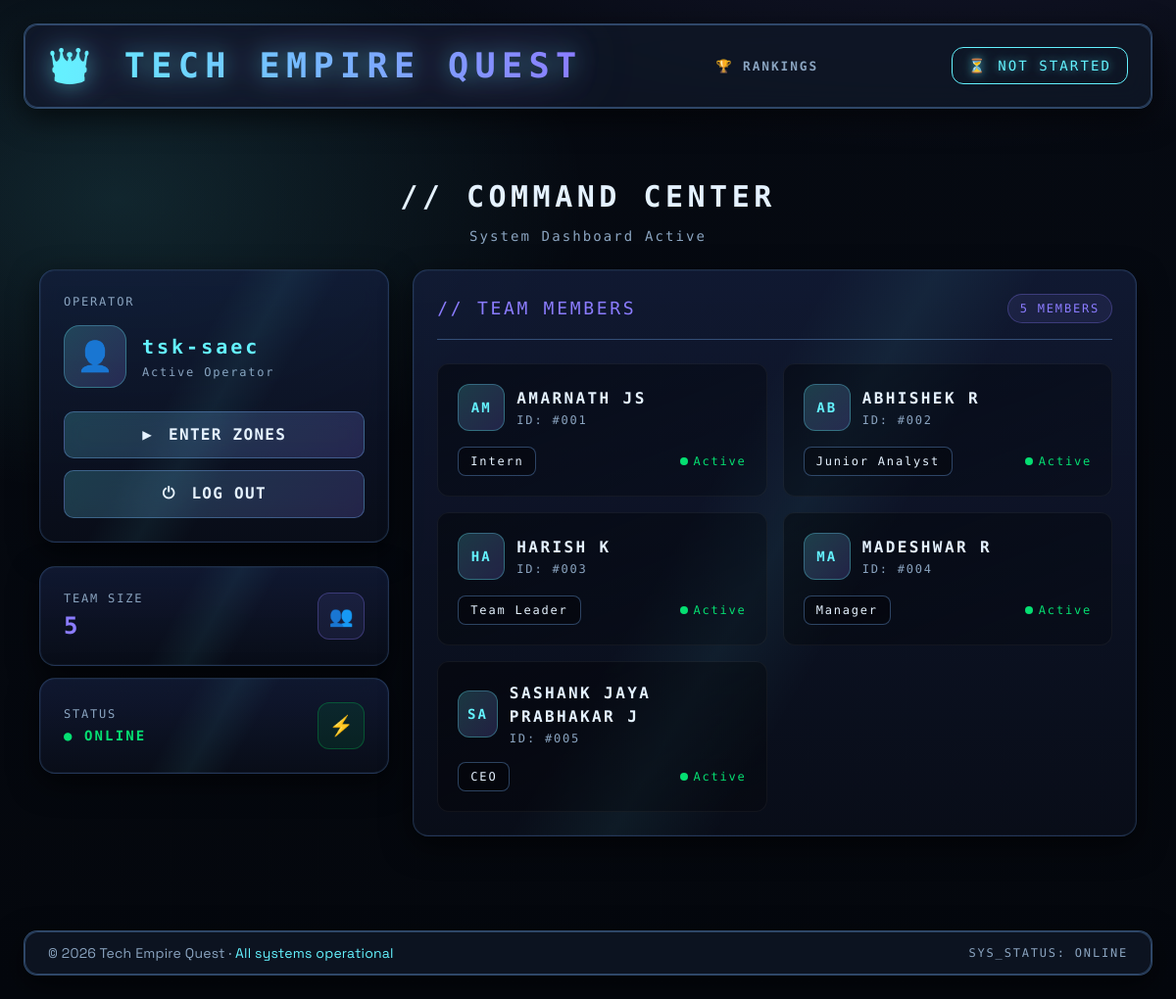
The page / (signed in) on the database its author committed.
### app/models.py (models this page shows, shortened)
class Player(models.Model):
    ROLE_CHOICES = [
        ("INTERN", "Intern"),
        ("JUNIOR_ANALYST", "Junior Analyst"),
        ("TEAM_LEADER", "Team Leader"),
        ("MANAGER", "Manager"),
        ("CEO", "CEO"),
    ]
    name = models.CharField(max_length=100)
    role = models.CharField(max_length=20, choices=ROLE_CHOICES)
    team = models.ForeignKey("Team", on_delete=models.CASCADE, related_name="players")
    created_at = models.DateTimeField(auto_now_add=True)
    class Meta:
        unique_together = ("team", "role")  # one role per team

### app/views.py (the view)
# urls.py: path("", views.index, name="index"),
@login_required(login_url="/login/")
def index(request):
    team = getattr(request.user, "team", None)
    players = team.players.all()
    return render(request, "index.html", {
        "team": team,
        "players": players,
    })

### core/jinja2.py (called while the page is built)
def environment(**options):
    env = Environment(**options)
    env.globals.update({
        'url': reverse,
        'static': staticfiles_storage.url,
    })
    return env

### app/templates/index.html (shortened to what this page needs)
{% extends "base.html" %}
{% block content %}
<section class="max-w-7xl mx-auto px-4 py-8 space-y-6">
  <div class="text-center space-y-3 animate-fade-in-up">
    <h2 class="mono text-2xl md:text-3xl tracking-widest gradient-text font-bold">
      // COMMAND CENTER
    </h2>
    <p class="mono text-sm text-[var(--text-muted)] tracking-wider">
      System Dashboard Active
    </p>
  </div>
  {% if user.is_authenticated %}
  <div class="grid lg:grid-cols-3 gap-6">
    <div class="lg:col-span-1 space-y-6">
      <div class="panel card hud p-6 animate-fade-in-up stagger-1">
        <p class="mono text-xs text-[var(--text-muted)] tracking-widest mb-4">OPERATOR</p>
        <div class="flex items-center gap-4 mb-6">
          <div class="w-16 h-16 rounded-2xl bg-gradient-to-br from-[var(--neon-cyan)]/20 to-[var(--neon-purple)]/20 border border-[var(--neon-cyan)]/30 flex items-center justify-center flex-shrink-0">
            <span class="text-3xl">👤</span>
          </div>
          <div class="min-w-0">
            <p class="mono text-xl text-[var(--neon-cyan)] tracking-wider font-semibold truncate">
              {{ user.username }}
            </p>
            <p class="mono text-xs text-[var(--text-muted)] mt-1">Active Operator</p>
          </div>
        </div>
        <div class="space-y-3">
          <a href="{% url 'zones' %}"
             class="btn mono w-full justify-center text-center bg-[var(--neon-cyan)]/10 hover:bg-[var(--neon-cyan)]/20 border-[var(--neon-cyan)]/30 text-[var(--neon-cyan)]">
            <span class="mr-2">▶</span> Enter Zones
          </a>
          <a href="{% url 'logout' %}"
             class="btn mono w-full justify-center text-center bg-red-500/10 hover:bg-red-500/20 border-red-500/30 text-red-400">
            <span class="mr-2">⏻</span> Log Out
          </a>
        </div>
      </div>
      <div class="space-y-3 animate-fade-in-up stagger-2">
        <div class="panel card hud p-4">
          <div class="flex items-center justify-between">
            <div>
              <p class="mono text-xs text-[var(--text-muted)] tracking-wider">TEAM SIZE</p>
              <p class="mono text-2xl font-bold text-[var(--neon-purple)] mt-1">{{ players|length }}</p>
            </div>
            <div class="w-12 h-12 rounded-xl bg-[var(--neon-purple)]/10 border border-[var(--neon-purple)]/30 flex items-center justify-center">
              <span class="text-xl">👥</span>
            </div>
          </div>
        </div>
        <div class="panel card hud p-4">
          <div class="flex items-center justify-between">
            <div>
              <p class="mono text-xs text-[var(--text-muted)] tracking-wider">STATUS</p>
              <p class="mono text-sm font-semibold text-green-400 mt-1">● ONLINE</p>
            </div>
            <div class="w-12 h-12 rounded-xl bg-green-500/10 border border-green-500/30 flex items-center justify-center">
              <span class="text-xl">⚡</span>
            </div>
          </div>
        </div>
      </div>
    </div>
    <div class="lg:col-span-2 animate-fade-in-up stagger-3">
      <div class="panel card hud h-full flex flex-col">
        <div class="flex items-center justify-between mb-6 pb-4 border-b border-[var(--panel-border)]">
          <h2 class="mono text-lg text-[var(--neon-purple)] tracking-widest">
            // TEAM MEMBERS
          </h2>
          <span class="mono text-xs px-3 py-1.5 rounded-full bg-[var(--neon-purple)]/10 border border-[var(--neon-purple)]/30 text-[var(--neon-purple)]">
            {{ players|length }} MEMBERS
          </span>
        </div>
        {% if players %}
        <div class="grid sm:grid-cols-2 gap-4 flex-1">
          {% for player in players %}
          <div class="group relative overflow-hidden rounded-xl bg-gradient-to-br from-black/40 to-black/20 border border-white/5 hover:border-[var(--neon-cyan)]/40 transition-all duration-300 p-5 animate-fade-in-up stagger-4">
            <div class="relative z-10">
              <div class="flex items-start justify-between mb-4">
                <div class="flex items-center gap-3">
                  <div class="w-12 h-12 rounded-xl bg-gradient-to-br from-[var(--neon-cyan)]/20 to-[var(--neon-purple)]/20 border border-[var(--neon-cyan)]/30 flex items-center justify-center mono text-sm font-bold text-[var(--neon-cyan)] group-hover:scale-110 transition-transform">
                    {{ player.name|slice:":2"|upper }}
                  </div>
                  <div>
                    <p class="mono text-base font-semibold tracking-wide">{{ player.name }}</p>
                    <p class="mono text-xs text-[var(--text-muted)] mt-0.5">ID: #{{ forloop.counter|stringformat:"03d" }}</p>
                  </div>
                </div>
              </div>
              <div class="flex items-center justify-between">
                <span class="mono text-xs px-3 py-1.5 rounded-lg border border-[var(--panel-border)] text-[var(--text-secondary)] bg-black/30">
                  {{ player.get_role_display|default:player.role }}
                </span>
                <div class="flex items-center gap-1.5">
                  <div class="w-2 h-2 rounded-full bg-green-400 animate-pulse"></div>
                  <span class="mono text-xs text-green-400">Active</span>
                </div>
              </div>
            </div>
          </div>
          {% endfor %}
        </div>
        {% endif %}
      </div>
    </div>
  </div>
  {% endif %}
</section>
{% endblock %}

### app/templates/base.html (shortened to what this page needs)
<!DOCTYPE html>
<html lang="en">
<head>
  {% load static %}
  <script src="https://cdn.jsdelivr.net/npm/@tailwindcss/browser@4"></script>
  <link rel="stylesheet" href="{% static 'css/main.css' %}">
</head>
<body class="min-h-[max-content]">
  <div class="min-h-[max-content] flex flex-col">
    <header class="px-6 pt-6">
      <div class="panel px-6 py-4 flex items-center justify-between gap-6">
        <h1 class="hero-title">
        </h1>
        <nav class="hidden md:flex items-center gap-4" aria-label="Main navigation">
          <a href="{% url 'leaderboard' %}" class="header-nav-link">
            🏆 Rankings
          </a>
        </nav>
        <div id="timer" role="status" aria-live="polite" aria-atomic="true" class="
        mono live
        px-3 md:px-4 py-2
        text-xs md:text-sm
        tracking-widest
        select-none
        rounded-xl
        border border-[var(--border-glass)]
        bg-[var(--glass-400)]
        backdrop-blur-xl
      ">
        </div>
      </div>
    </header>
    <main id="main" role="main" class="flex-1 px-4 md:px-6 pt-8 md:pt-10 pb-12 md:pb-16 max-w-7xl mx-auto w-full">
      {% block content %}
      {% endblock %}
    </main>
    <footer class="px-4 md:px-6 pb-4 md:pb-6 animate-fade-in" style="animation-delay: 0.3s;">
      <div
        class="panel px-4 md:px-6 py-3 flex flex-col md:flex-row items-center justify-between gap-2 text-center md:text-left">
        <p class="text-xs md:text-sm text-[var(--text-muted)]">
          © 2026 Tech Empire Quest · <span class="text-[var(--neon-cyan)]">All systems operational</span>
        </p>
        <p class="mono text-xs tracking-wider text-[var(--text-muted)]">
          SYS_STATUS: <span class="text-[var(--success)]">ONLINE</span>
        </p>
      </div>
    </footer>
  </div>
</body>
</html>

### app/static/css/main.css (style rules this page uses)
:root { --bg: #070b12; --panel-bg: rgba(16, 24, 39, 0.75); --panel-border: rgba(120, 180, 255, 0.35); --neon-cyan: #64f3ff; --neon-pink: #ff5cf4; --neon-purple: #8b7cff; --text-main: #e5f2ff; --text-muted: #8aa4c0; --ink-black: #0a0f18; }
* { box-sizing: border-box; }
html, body { height: 100%; }
body { margin: 0; background: radial-gradient(1200px 600px at 80% -20%, rgba(139, 124, 255, 0.15), transparent 60%), radial-gradient(800px 500px at 10% 20%, rgba(100, 243, 255, 0.12), transparent 60%), linear-gradient(180deg, #060a12 0%, #04070d 100%); color: var(--text-main); font-family: 'Space Grotesk', system-ui, sans-serif; background-repeat: no-repeat; background-attachment: fixed; letter-spacing: 0.2px; overflow-x: hidden; }
h1, h2, h3 { letter-spacing: 0.08em; text-transform: uppercase; }
h1 { font-size: 1.2rem; color: var(--text-main); }
.hero-title { font-family: 'Kode Mono', monospace; font-size: clamp(1.4rem, 3vw, 2.2rem); font-weight: 700; letter-spacing: 0.18em; text-transform: uppercase; background: linear-gradient(90deg, var(--neon-cyan), var(--neon-purple), var(--neon-pink), var(--neon-cyan)); background-size: 300% 100%; -webkit-background-clip: text; background-clip: text; color: transparent; animation: heroGradientFlow 4s ease infinite, heroFloat 6s ease-in-out infinite; text-shadow: none; position: relative; filter: drop-shadow(0 0 12px rgba(100, 243, 255, 0.5)) drop-shadow(0 0 30px rgba(139, 124, 255, 0.3)) drop-shadow(0 0 50px rgba(255, 92, 244, 0.15)); white-space: nowrap; }
.header-nav-link { font-family: 'Kode Mono', monospace; font-size: 0.8rem; font-weight: 600; letter-spacing: 0.15em; text-transform: uppercase; color: var(--text-muted); text-decoration: none; padding: 0.5rem 1rem; border-radius: 10px; border: 1px solid transparent; transition: all 0.3s ease; display: inline-flex; align-items: center; gap: 0.4rem; }
.mono { font-family: 'Kode Mono', monospace; letter-spacing: 0.15em; }
.panel { background: var(--panel-bg); backdrop-filter: blur(12px) saturate(140%); -webkit-backdrop-filter: blur(12px) saturate(140%); border: 1px solid var(--panel-border); border-radius: 14px; box-shadow: 0 0 0 1px rgba(120, 180, 255, 0.05) inset, 0 10px 30px rgba(0, 0, 0, 0.6); position: relative; overflow: hidden; }
.panel::after { content: ""; position: absolute; inset: 0; border-radius: inherit; pointer-events: none; box-shadow: inset 0 0 0 1px rgba(120, 180, 255, 0.25), 0 0 30px rgba(100, 243, 255, 0.08); }
#timer { color: var(--neon-cyan); text-shadow: 0 0 8px rgba(100, 243, 255, 0.6), 0 0 20px rgba(100, 243, 255, 0.35); }
#timer.live { animation: pulseGlow 2.2s ease-in-out infinite; }
.btn { display: inline-flex; align-items: center; justify-content: center; gap: 0.5rem; padding: 0.7rem 1.2rem; font-weight: 600; letter-spacing: 0.08em; text-transform: uppercase; border-radius: 10px; background: linear-gradient(135deg, rgba(100, 243, 255, 0.2), rgba(139, 124, 255, 0.2)); border: 1px solid var(--panel-border); color: var(--text-main); backdrop-filter: blur(10px); transition: all 0.25s ease; position: relative; overflow: hidden; cursor: pointer; text-decoration: none; }
.card { padding: 1.5rem; border-radius: 16px; background: linear-gradient(180deg, rgba(20, 30, 60, 0.75), rgba(10, 14, 26, 0.85)); border: 1px solid rgba(120, 180, 255, 0.2); position: relative; overflow: hidden; }
.card::before { content: ""; position: absolute; inset: 0; background: linear-gradient(120deg, transparent 40%, rgba(100, 243, 255, 0.15), transparent 60%); opacity: 0.4; pointer-events: none; }
.hud { position: relative; }
.hud::after { content: ""; position: absolute; inset: -2px; border: 1px dashed rgba(100, 243, 255, 0.25); border-radius: inherit; pointer-events: none; }
a { color: var(--neon-cyan); text-decoration: none; }

### app/templates/index.html (style rules this page uses)
.animate-fade-in-up { animation: fade-in-up 0.6s ease-out forwards; }
.stagger-1 { animation-delay: 0.1s; }
.stagger-2 { animation-delay: 0.2s; }
.stagger-3 { animation-delay: 0.3s; }
.stagger-4 { animation-delay: 0.05s; }
.animate-pulse { animation: pulse 2s cubic-bezier(0.4, 0, 0.6, 1) infinite; }

### rows shown on the page
Player: name "AM", name "AMARNATH JS", role "Intern"
Player: name "AB", name "ABHISHEK R", role "Junior Analyst"
Player: name "HA", name "HARISH K", role "Team Leader"
Player: name "MA", name "MADESHWAR R", role "Manager"
Player: name "SA", name "SASHANK JAYA PRABHAKAR J", role "CEO"

### other values the page prints
{{ user.username }} "tsk-saec"
{{ players|length }} "5"
